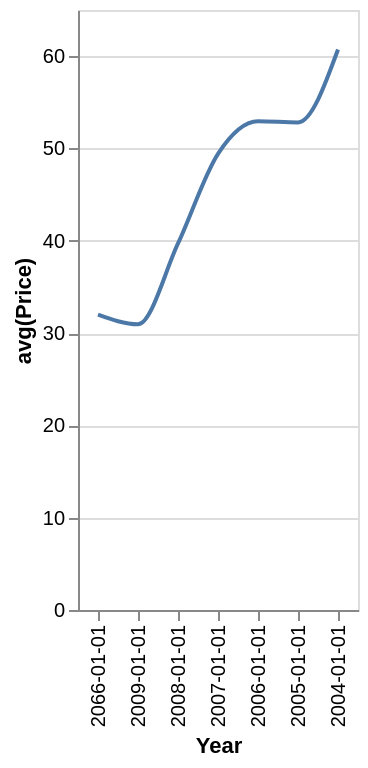

Express this chart as Vega-Lite.
### Vega-Lite specification from a JSON file in a GitHub repository (floating-point values rounded to 4 significant figures)
{"data": {"values": [{"x_data": "2004-01-01", "y_data": 60.71}, {"x_data": "2005-01-01", "y_data": 52.82}, {"x_data": "2006-01-01", "y_data": 52.94}, {"x_data": "2007-01-01", "y_data": 49.42}, {"x_data": "2008-01-01", "y_data": 39.71}, {"x_data": "2009-01-01", "y_data": 30.95}, {"x_data": "2066-01-01", "y_data": 32}]}, "mark": {"type": "line", "interpolate": "monotone"}, "encoding": {"x": {"field": "x_data", "type": "nominal", "title": "Year", "sort": "descending"}, "y": {"field": "y_data", "type": "quantitative", "title": "avg(Price)"}}}
